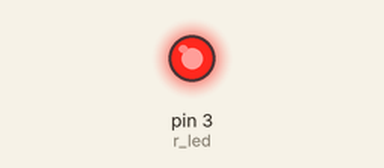
Recording of a sketch running on a simulated Arduino Uno, built with avr-gcc and run on an emulated ATmega328P. On the bench: output pins drawn as LEDs (lit = HIGH).

Above: at 0.1 s.
Timing chart, 0 to 1.6 s (numbered marks = the images above):
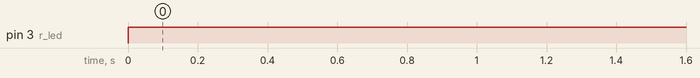

The sketch:

_1st_program.ino
```cpp
int r_led = 3;
void setup()
{
  pinMode(r_led,OUTPUT);
}
void loop()
{
  digitalWrite(r_led,HIGH);
}
```

Measured:
- by itself, pin 3 (r_led): LOW → HIGH at 0.00 s
